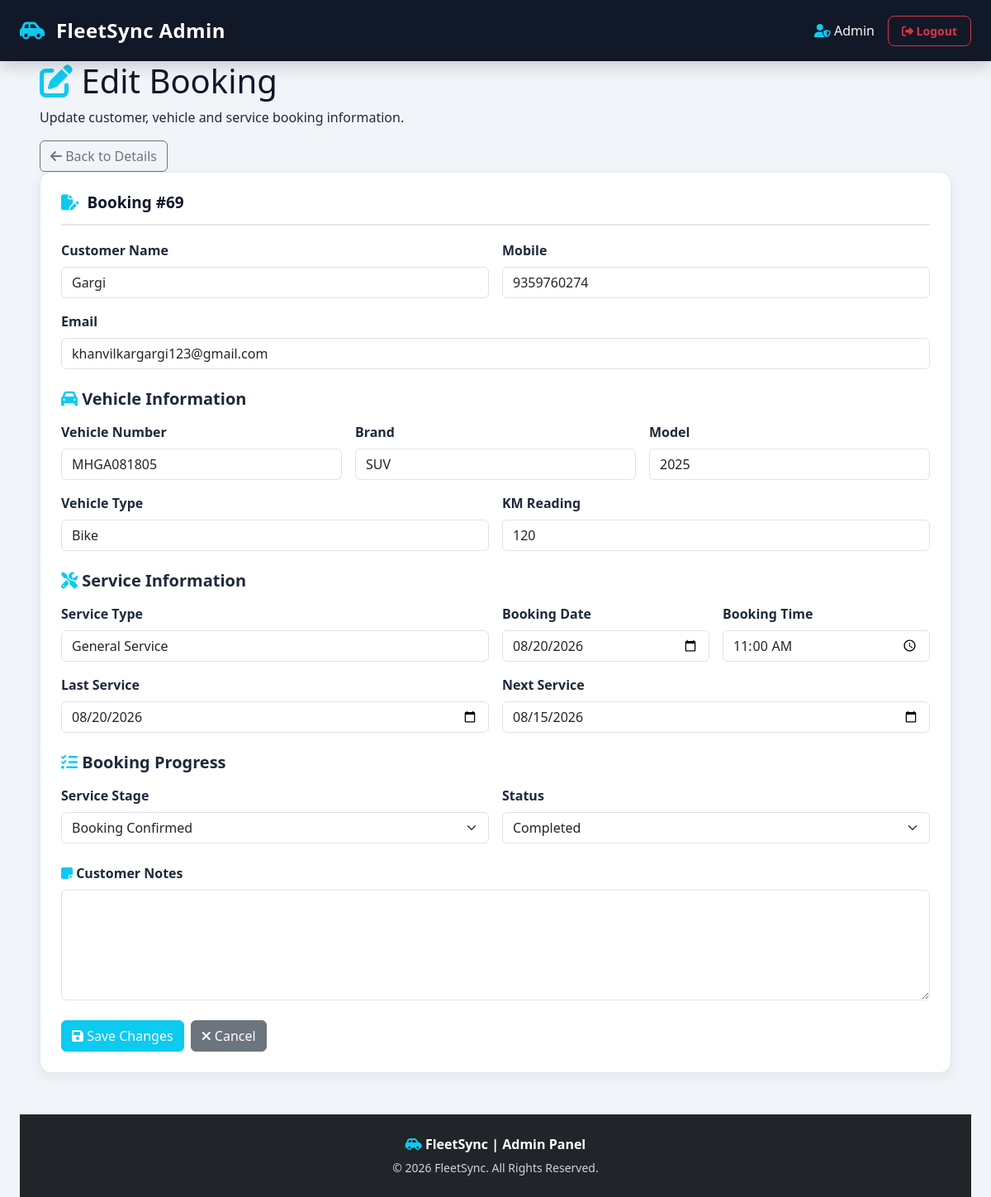
The page /FleetSyncAdmin/admin_edit_bookings.php?id=69 (signed in) on the database its author committed.
### tables this page shows
CREATE TABLE `bookings` (
  `id` int(11) NOT NULL,
  `user_email` varchar(100) NOT NULL,
  `customer_name` varchar(100) DEFAULT NULL,
  `mobile` varchar(15) DEFAULT NULL,
  `vehicle_number` varchar(20) NOT NULL,
  `brand` varchar(50) DEFAULT NULL,
  `model` varchar(50) DEFAULT NULL,
  `vehicle_type` varchar(30) DEFAULT NULL,
  `km_reading` int(11) DEFAULT NULL,
  `service_type` varchar(100) NOT NULL,
  `booking_date` date NOT NULL,
  `booking_time` time NOT NULL,
  `last_service` date DEFAULT NULL,
  `next_service` date DEFAULT NULL,
  `notes` text DEFAULT NULL,
  `image` varchar(255) DEFAULT NULL,
  `status` varchar(30) DEFAULT 'Pending',
  `service_stage` varchar(50) NOT NULL DEFAULT 'Booking Confirmed',
  `created_at` timestamp NOT NULL DEFAULT current_timestamp(),
  `reminder_sent` tinyint(1) NOT NULL DEFAULT 0,
  `payment_method` varchar(30) DEFAULT NULL,
  `payment_status` varchar(30) DEFAULT 'Pending',
  `payment_id` varchar(100) DEFAULT NULL,
  `service_completed_date` date DEFAULT NULL,
  `service_amount` decimal(10,2) DEFAULT 0.00,
  `payment_date` date DEFAULT NULL
);

### FleetSyncAdmin/admin_edit_bookings.php (the view, shortened to what this page needs)
<?php
include '../config.php';
$booking_id = isset($_GET['id']) ? (int)$_GET['id'] : 0;
$stmt = mysqli_prepare(
    $conn,
    "SELECT * FROM bookings WHERE id = ?"
);
mysqli_stmt_bind_param($stmt, "i", $booking_id);
mysqli_stmt_execute($stmt);
$result = mysqli_stmt_get_result($stmt);
$booking = mysqli_fetch_assoc($result);
function clean($value)
{
    return htmlspecialchars(
        $value ?? '',
        ENT_QUOTES,
        'UTF-8'
    );
}
?>
<!DOCTYPE html>
<html lang="en">
<head>
<link
href="https://cdn.jsdelivr.net/npm/bootstrap@5.3.7/dist/css/bootstrap.min.css"
rel="stylesheet">
<link
rel="stylesheet"
href="https://cdnjs.cloudflare.com/ajax/libs/font-awesome/6.7.0/css/all.min.css">
<link rel="stylesheet"
      href="css/admin.css">
</head>
<body>
<nav class="navbar navbar-dark bg-dark shadow">
    <div class="container-fluid px-4">
        <a href="admin_dashboard.php"
           class="navbar-brand fw-bold fs-4">
            <i class="fa-solid fa-car-side text-info"></i>
            FleetSync Admin
        </a>
        <div class="d-flex align-items-center gap-3">
            <span class="text-light">
                <i class="fa-solid fa-user-shield text-info"></i>
                Admin
            </span>
            <a href="admin_logout.php"
               class="btn btn-outline-danger btn-sm">
                <i class="fa-solid fa-right-from-bracket"></i>
                Logout
            </a>
        </div>
    </div>
</nav>
<main class="admin-details-page">
<div class="container-fluid px-4">
<main class="admin-details-page">
<div class="container-fluid px-4">
    <div class="admin-page-header">
        <div>
            <h1>
                <i class="fa-solid fa-pen-to-square text-info"></i>
                Edit Booking
            </h1>
            <p>
                Update customer, vehicle and service booking information.
            </p>
        </div>
        <a
            href="admin_booking_details.php?id=<?php echo (int)$booking['id']; ?>"
            class="btn btn-outline-secondary">
            <i class="fa-solid fa-arrow-left"></i>
            Back to Details
        </a>
    </div>
    <div class="booking-details-card">
        <h3 class="details-title">
            <i class="fa-solid fa-file-pen text-info"></i>
            Booking #<?php echo (int)$booking['id']; ?>
        </h3>
        <form action="update_booking.php"
              method="POST">
            <div class="row g-3 mb-4">
                <div class="col-md-6">
                    <label class="form-label fw-semibold">
                        Customer Name
                    </label>
                    <input
                        type="text"
                        name="customer_name"
                        class="form-control"
                        value="<?php echo clean($booking['customer_name']); ?>"
                        required>
                </div>
                <div class="col-md-6">
                    <label class="form-label fw-semibold">
                        Mobile
                    </label>
                    <input
                        type="text"
                        name="mobile"
                        class="form-control"
                        value="<?php echo clean($booking['mobile']); ?>">
                </div>
                <div class="col-md-12">
                    <label class="form-label fw-semibold">
                        Email
                    </label>
                    <input
                        type="email"
                        name="user_email"
                        class="form-control"
                        value="<?php echo clean($booking['user_email']); ?>"
                        required>
                </div>
            </div>
            <h5 class="fw-bold mb-3">
                <i class="fa-solid fa-car text-info"></i>
                Vehicle Information
            </h5>
            <div class="row g-3 mb-4">
                <div class="col-md-4">
                    <label class="form-label fw-semibold">
                        Vehicle Number
                    </label>
                    <input
                        type="text"
                        name="vehicle_number"
                        class="form-control"
                        value="<?php echo clean($booking['vehicle_number']); ?>"
                        required>
                </div>
                <div class="col-md-4">
                    <label class="form-label fw-semibold">
                        Brand
                    </label>
                    <input
                        type="text"
                        name="brand"
                        class="form-control"
                        value="<?php echo clean($booking['brand']); ?>">
                </div>
                <div class="col-md-4">
                    <label class="form-label fw-semibold">
                        Model
                    </label>
                    <input
                        type="text"
                        name="model"
                        class="form-control"
                        value="<?php echo clean($booking['model']); ?>">
                </div>
                <div class="col-md-6">
                    <label class="form-label fw-semibold">
                        Vehicle Type
                    </label>
                    <input
                        type="text"
                        name="vehicle_type"
                        class="form-control"
                        value="<?php echo clean($booking['vehicle_type']); ?>">
                </div>
                <div class="col-md-6">
                    <label class="form-label fw-semibold">
                        KM Reading
                    </label>
                    <input
                        type="number"
                        name="km_reading"
                        class="form-control"
                        value="<?php echo clean($booking['km_reading']); ?>">
                </div>
            </div>
            <h5 class="fw-bold mb-3">
                <i class="fa-solid fa-screwdriver-wrench text-info"></i>
                Service Information
            </h5>
            <div class="row g-3 mb-4">
                <div class="col-md-6">
                    <label class="form-label fw-semibold">
                        Service Type
                    </label>
                    <input
                        type="text"
                        name="service_type"
                        class="form-control"
                        value="<?php echo clean($booking['service_type']); ?>"
                        required>
                </div>
                <div class="col-md-3">
                    <label class="form-label fw-semibold">
                        Booking Date
                    </label>
                    <input
                        type="date"
                        name="booking_date"
                        class="form-control"
                        value="<?php echo clean($booking['booking_date']); ?>"
                        required>
                </div>
                <div class="col-md-3">
                    <label class="form-label fw-semibold">
                        Booking Time
                    </label>
                    <input
                        type="time"
                        name="booking_time"
                        class="form-control"
                        value="<?php echo clean($booking['booking_time']); ?>">
                </div>
                <div class="col-md-6">
                    <label class="form-label fw-semibold">
                        Last Service
                    </label>
                    <input
                        type="date"
                        name="last_service"
                        class="form-control"
                        value="<?php echo clean($booking['last_service']); ?>">
                </div>
                <div class="col-md-6">
                    <label class="form-label fw-semibold">
                        Next Service
                    </label>
                    <input
                        type="date"
                        name="next_service"
                        class="form-control"
                        value="<?php echo clean($booking['next_service']); ?>">
                </div>
            </div>
            <h5 class="fw-bold mb-3">
                <i class="fa-solid fa-list-check text-info"></i>
                Booking Progress
            </h5>
            <div class="row g-3 mb-4">
                <div class="col-md-6">
                    <label class="form-label fw-semibold">
                        Service Stage
                    </label>
              <select name="service_stage" class="form-select">
    <option value="Booking Confirmed"
        <?php echo ($booking['service_stage'] === 'Booking Confirmed') ? 'selected' : ''; ?>>
        Booking Confirmed
    </option>
</select>
                </div>
                <div class="col-md-6">
                    <label class="form-label fw-semibold">
                        Status
                    </label>
                    <select
                        name="status"
                        class="form-select"
                        required>
                        <option value="Completed"
                            <?php
                            echo ($booking['status'] === 'Completed')
                                ? 'selected'
                                : '';
                            ?>>
                            Completed
                        </option>
                    </select>
                </div>
            </div>
            <div class="mb-4">
                <label class="form-label fw-semibold">
                    <i class="fa-solid fa-note-sticky text-info"></i>
                    Customer Notes
                </label>
                <textarea
                    name="notes"
                    class="form-control"
                    rows="5"><?php echo clean($booking['notes']); ?></textarea>
            </div>
            <div class="d-flex gap-2 flex-wrap">
                <button
                    type="submit"
                    class="btn btn-info text-white">
                    <i class="fa-solid fa-floppy-disk"></i>
                    Save Changes
                </button>
                <a
                    href="admin_booking_details.php?id=<?php echo (int)$booking['id']; ?>"
                    class="btn btn-secondary">
                    <i class="fa-solid fa-xmark"></i>
                    Cancel
                </a>
            </div>
        </form>
    </div>
</div>
</main>
<footer class="bg-dark text-white text-center py-4">
    <p class="mb-1">
        <i class="fa-solid fa-car-side text-info"></i>
        FleetSync | Admin Panel
    </p>
    <small>
        © 2026 FleetSync. All Rights Reserved.
    </small>
</footer>
</body>
</html>

### FleetSyncAdmin/css/admin.css (style rules this page uses)
* { margin: 0; padding: 0; box-sizing: border-box; }
body { font-family: "Segoe UI", Arial, sans-serif; min-height: 100vh; background: #f4f7fb; color: #1e293b; }
.navbar { padding: 15px 0; background: #111827 !important; }
.navbar-brand { letter-spacing: 0.5px; }
.navbar-brand i { margin-right: 7px; }
.navbar .text-light { font-weight: 500; }
.navbar .btn-outline-danger { border-radius: 20px; padding: 7px 16px; }
.container-fluid h1 { color: #0f172a; }
footer { margin-top: 50px; }
footer p { font-weight: 600; }
footer small { color: #cbd5e1; }
body { font-family: "Segoe UI", Arial, sans-serif; background: #f1f5f9; color: #1e293b; min-height: 100vh; }
.navbar { background: #111827 !important; padding: 14px 0; }
.navbar-brand { color: #ffffff !important; letter-spacing: 0.4px; }
.navbar .btn { border-radius: 8px; font-weight: 600; }
.booking-details-card { height: 100%; background: #ffffff; border: 1px solid #e2e8f0; border-radius: 14px; padding: 25px; box-shadow: 0 4px 15px rgba(15, 23, 42, 0.07); transition: 0.25s ease; }
.details-title { display: flex; align-items: center; gap: 10px; margin: 0 0 18px; padding-bottom: 14px; color: #0f172a; font-size: 19px; font-weight: 700; border-bottom: 2px solid #e2e8f0; }
.details-title i { color: #0dcaf0; }
body { background: #f1f5f9; }

### rows shown on the page
bookings: id "69", customer_name "Gargi", mobile "9359760274", user_email "khanvilkargargi123@gmail.com", vehicle_number "MHGA081805", brand "SUV", model "2025", vehicle_type "Bike", km_reading "120", service_type "General Service", booking_date "08/20/2026", booking_time "11:00:00", last_service "08/20/2026", next_service "08/15/2026", service_stage "Booking Confirmed", status "Completed"
